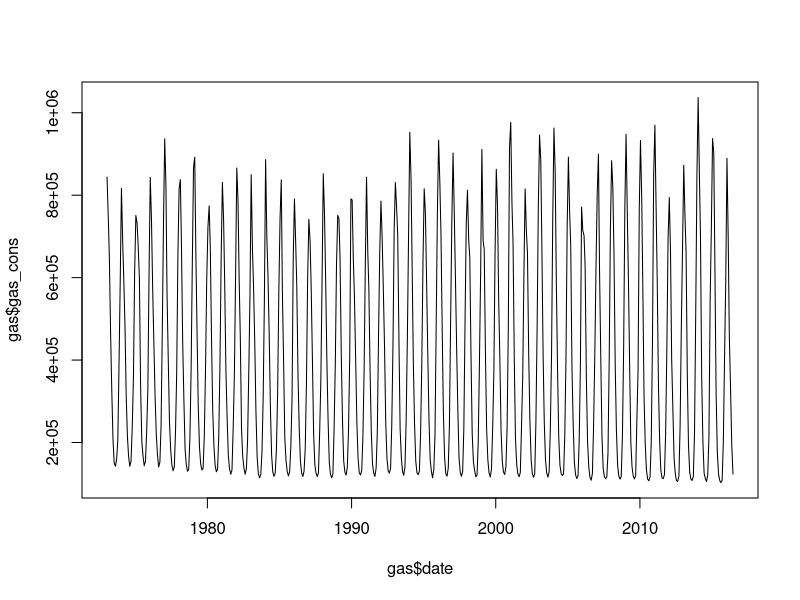
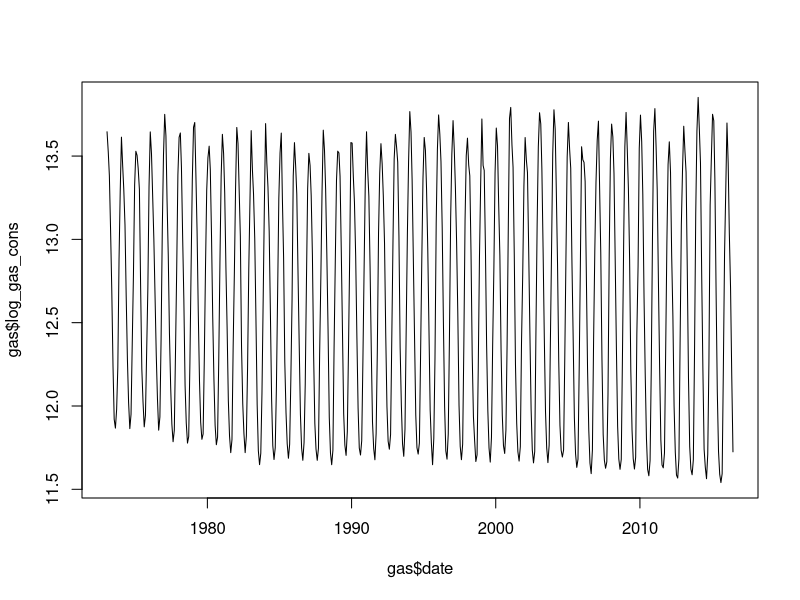

The R source for these figures, in order:
setwd("/Users/sebastienpenet/Documents/ESSEC/Forecasting/HW3-master")

# LOAD

gas = na.omit(read.csv('data/gas.csv'))
temp = na.omit(read.csv('data/temp.csv'))
google = na.omit(read.csv('data/google.csv'))

summary(gas)
gas$date <- as.Date(gas$date)
plot(gas$date, gas$gas_cons, type="l")
plot(gas$date, gas$log_gas_cons, type="l")
